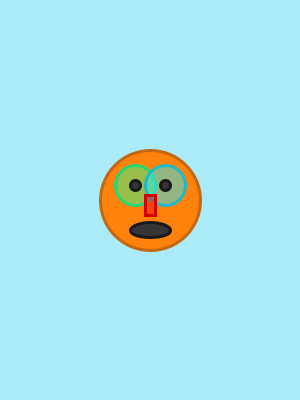
Frame 1 (no input)
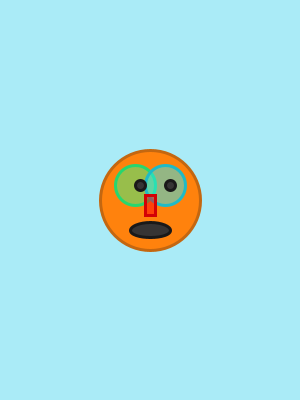
Frame 60 (the mouse pressed at the canvas centre just before this capture)
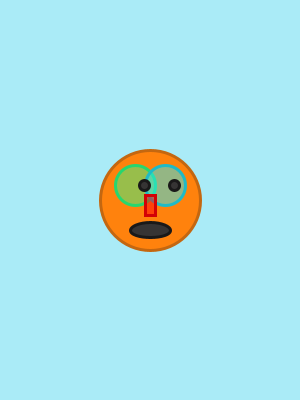
Frame 120 (the mouse held since frame 60 and released just before this capture)

The Processing sketch that drew these frames (run headless with seeded random() and noise(); from frame 60 on, the mouse is pressed at the canvas centre):

// Processing sketch: assignment_05_mission_07
// ── assignment_05_mission_07.pde
int xPup1 = 135;
int xPup2 = 165;
int EyeSpd = -1;

void setup() {
 size (300,400);
 background (#AAEBF7);
}

void draw() {
  
 background (#AAEBF7);
 strokeWeight(3);
  
 // Head
 fill(#FF820D);
 stroke(#C46710);
 ellipse(150,200,100,100); 
 
 // Eyes
 
 // Left Eye (Green)
 fill(#30FA89,127);
 stroke(#27D66E);
 ellipse(135,185,40,40);
  // Right Eye (Blue)
 fill(#28EAFA,127);
 stroke(#20BAC6);
 ellipse(165,185,40,40);
 
 // Pupil (Left)
 fill(#363434);
 stroke(#1A1919);
 ellipse(xPup1,185,10,10);
 
 // Pupil (Right)
 fill(#363434);
 stroke(#1A1919);
 ellipse(xPup2,185,10,10);
 
 // Nose
 fill(#FF0307,127);
 stroke(#D30206);
 rect(145,195,10,20);
 
 // Mouth
 fill(#363434);
 stroke(#1A1919);
 ellipse(150,230,40,15);
 
 // Movement
 xPup1 += EyeSpd;
 xPup2 += EyeSpd;
 
 // Bounce
 if (xPup1 < 120 || xPup1 > 150) {
   EyeSpd = -1*EyeSpd;
 }
 
}
